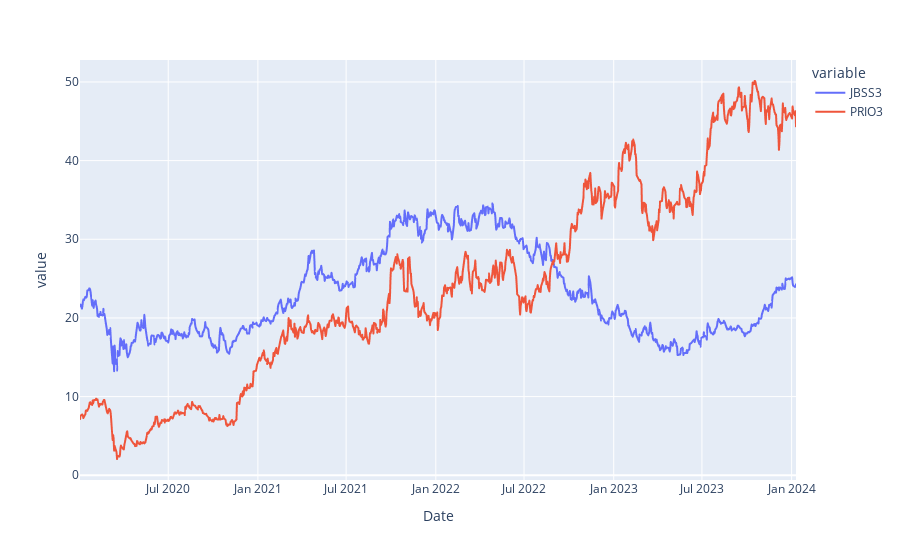

The cell this chart's notebook holds for it:
### Code cell
fig = px.line(jbss3_and_prio3, facet_col_wrap=1)
fig.update_yaxes(matches=None)
fig.show()

### Figure 1 — Plotly figure (JSON) as saved in the notebook; plotly's stock layout.template omitted (floating-point values rounded to 4 significant figures; data arrays with more than 128 entries replaced by an {"elided": "..."} marker saying what was removed)
{"data": [{"hovertemplate": "variable=JBSS3<br>Date=%{x}<br>value=%{y}<extra></extra>", "legendgroup": "JBSS3", "line": {"color": "#636efa", "dash": "solid"}, "marker": {"symbol": "circle"}, "mode": "lines", "name": "JBSS3", "showlegend": true, "type": "scattergl", "x": {"elided": "1000 str values"}, "xaxis": "x", "y": {"elided": "1000 float values"}, "yaxis": "y"}, {"hovertemplate": "variable=PRIO3<br>Date=%{x}<br>value=%{y}<extra></extra>", "legendgroup": "PRIO3", "line": {"color": "#EF553B", "dash": "solid"}, "marker": {"symbol": "circle"}, "mode": "lines", "name": "PRIO3", "showlegend": true, "type": "scattergl", "x": {"elided": "1000 str values"}, "xaxis": "x", "y": {"elided": "1000 float values"}, "yaxis": "y"}], "layout": {"legend": {"title": {"text": "variable"}, "tracegroupgap": 0}, "margin": {"t": 60}, "xaxis": {"anchor": "y", "domain": [0, 1], "title": {"text": "Date"}}, "yaxis": {"anchor": "x", "domain": [0, 1], "title": {"text": "value"}}}}
